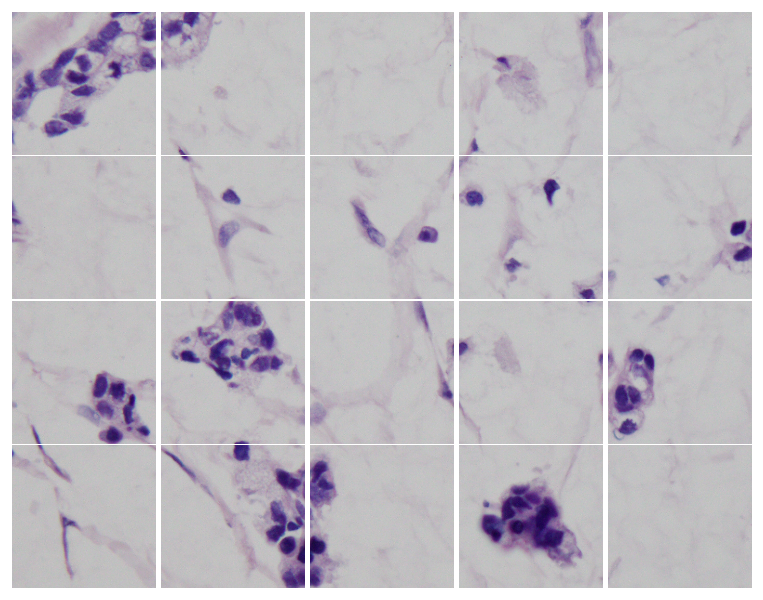

Here is the Python script that generated this plot:
from __future__ import print_function
import tensorflow as tf
import matplotlib.pyplot as plt
import matplotlib.gridspec as gridspec
import sys

def plot_image_patches(x, ksize_rows=299, ksize_cols=299):
  nr = x.shape[1]
  nc = x.shape[2]
  # figsize: width and height in inches. can be changed to make
  #+output figure fit well.
  #fig = plt.figure(figsize=(nr, nc)) 
  fig = plt.figure()
  gs = gridspec.GridSpec(nr, nc)
  gs.update(wspace=0.01, hspace=0.01)

  for i in range(nr):
    for j in range(nc):
      ax = plt.subplot(gs[i*nc+j])
      plt.axis('off')
      ax.set_xticklabels([])
      ax.set_yticklabels([])
      ax.set_aspect('auto')
      plt.imshow(x[0,i,j,].reshape(ksize_rows, ksize_cols, 3))
  return fig

def plot_image_patches2(image_patches, sess, ksize_rows=299, ksize_cols=299):
  #x = sess.run(image_patches)
  #nr = x.shape[1]
  #nc = x.shape[2]
  #del x
  a = sess.run(tf.shape(image_patches))
  nr, nc = a[1], a[2]
  print('width: {}; height: {}'.format(nr, nc), file=sys.stderr)
  # figsize: width and height in inches. can be changed to make
  #+output figure fit well. The default often works well.
  #fig = plt.figure(figsize=(nr, nc)) 
  fig = plt.figure()
  gs = gridspec.GridSpec(nr, nc)
  gs.update(wspace=0.01, hspace=0.01)

  for i in range(nr):
    for j in range(nc):
      ax = plt.subplot(gs[i*nc+j])
      plt.axis('off')
      ax.set_xticklabels([])
      ax.set_yticklabels([])
      ax.set_aspect('auto')
      patch = tf.reshape(image_patches[0,i,j,], [ksize_rows, ksize_cols, 3])
      #patch = tf.image.random_brightness(patch, 0.3)
      #patch = tf.image.random_contrast(patch, 0.1, 0.9)
      #patch = tf.image.random_saturation(patch, 0.1, 0.9)
      #patch = tf.image.random_hue(patch, 0.4)
      #patch = tf.image.random_flip_up_down(patch, 0.4)
      plt.imshow(sess.run(patch))
      print('processed {},{} patch, {}.'.format(i,j, i*nc+j),file=sys.stderr)
  return fig



image_file = '3.png'
image_string = tf.gfile.FastGFile(image_file).read()

ksize_rows = 299
ksize_cols = 299

# strides_rows and strides_cols determine the distance between
#+ the centers of two consecutive patches.
strides_rows = 299 # 128
strides_cols = 299 # 128

sess = tf.InteractiveSession()

image = tf.image.decode_image(image_string, channels=3)

# The size of sliding window
ksizes = [1, ksize_rows, ksize_cols, 1] 

# How far the centers of 2 consecutive patches are in the image
strides = [1, strides_rows, strides_cols, 1]

rates = [1, 1, 1, 1] # sample pixel consecutively

padding='VALID' # or 'SAME'

image = tf.expand_dims(image, 0)
image_patches = tf.extract_image_patches(image, ksizes, strides, rates, padding)

# Method 1:
#x=sess.run(image_patches)
#print(x.shape, file=sys.stderr)
#fig = plot_image_patches(x)

# Method 2:
fig = plot_image_patches2(image_patches, sess)

plt.savefig('image_patches.png', bbox_inches='tight',dpi=300) # use dpi to control image size, e.g. 800

plt.close(fig)

sess.close()




